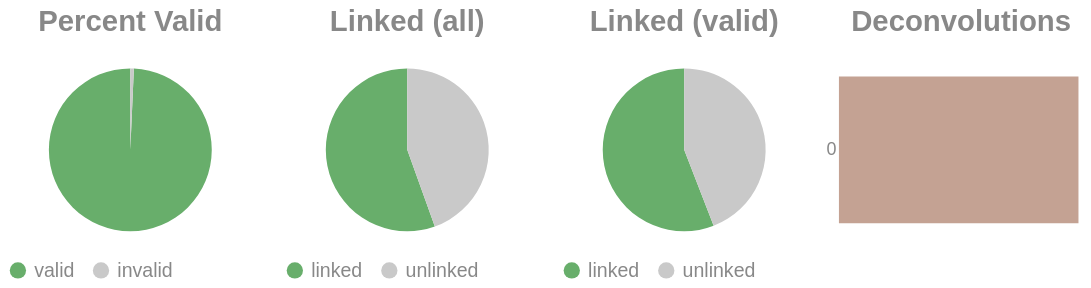

This figure's notebook cell:
### Code cell
if SKIPLR:
    pass
else:
    clash = Counter()
    for i in valids['molecule'].to_list():
        _mol = i.split("-")
        if len(_mol) == 1:
            clash.update('0')
        else:
            clash.update(_mol[-1])

    _d = {"deconvolutions": [], 'count': []}
    for k,v in clash.items():
        _d['deconvolutions'].append(k)
        _d['count'].append(v)

    tot_valid = valids['reads'].sum()
    mask = valids['reads'] >= 2
    n_linked_reads = valids.filter(mask)['reads'].sum()
    if n_linked_reads == 0:
        print_html("No linked molecules (>=2 reads) were detected; skipping linked-only distributions.")
        SKIPLR = True
    else:
        perc_valid = round(tot_valid / n_reads, 4)
        linked_perc_abs = round(n_linked_reads / n_reads, 4)
        linked_perc = round(n_linked_reads / tot_valid, 4)

    _valid = pl.DataFrame({"valids": ['valid', 'invalid'], "count": [tot_valid, n_reads - tot_valid]})
    _linked_abs = pl.DataFrame({"linked (absolute)": ['linked', 'unlinked'], "count": [n_linked_reads, n_reads - n_linked_reads]})
    _linked_rel = pl.DataFrame({"linked (valids)": ['linked', 'unlinked'], "count": [n_linked_reads, tot_valid - n_linked_reads]})

    (
        alt.hconcat(
            piechart(_valid, goodval = 'valid', title = "Percent Valid"),
            piechart(_linked_abs, goodval = "linked", title =  "Linked (all)"),
            piechart(_linked_rel, goodval = "linked", title =  "Linked (valid)"),
            convolutionbar(pl.DataFrame(_d), title = "Deconvolutions"),
            center = True,
            bounds = 'flush'
        )
        .resolve_scale(color='independent')
        .resolve_legend('independent')
        .properties(usermeta={'embedOptions': {"actions": False}})
    ).display()

### Figure 1 — Vega-Lite specification as saved in the notebook (floating-point values rounded to 4 significant figures)
{"width": "container", "height": 400, "config": {"title": {"anchor": "start", "dy": -15, "fontSize": 18, "color": "#888888", "subtitleColor": "#888888", "subtitleFontSize": 14}, "arc": {"fill": "#0072B2"}, "axis": {"domainColor": "#888888", "domainWidth": 0.5, "gridWidth": 0.2, "grid": false, "titleFontWeight": 400, "titleFontSize": 15, "labelFontSize": 11, "labelColor": "#888888", "tickColor": "#888888", "tickWidth": 0.2, "titleColor": "#888888"}, "axisBand": {"grid": false}, "axisX": {"grid": true, "tickSize": 10, "domainCap": "round"}, "axisY": {"domain": false, "grid": true, "tickSize": 0, "domainCap": "round"}, "background": "transparent", "header": {"labelFontSize": 15, "labelColor": "#888888", "titleFontSize": 15, "titleFontWeight": 600, "titleColor": "#888888"}, "legend": {"labelFont": "sans-serif", "labelFontSize": 12, "labelColor": "#888888", "symbolSize": 100, "symbolType": "circle", "titleFontSize": 12, "titlePadding": 10, "titleColor": "#888888", "title": null}, "range": {"category": ["#E69F00", "#56B4E9", "#009E73", "#F0E442", "#0072B2", "#D55E00", "#CC79A7", "#000000"], "diverging": ["#cfe8f3", "#a2d4ec", "#73bfe2", "#46abdb", "#1696d2", "#12719e"]}, "area": {"fill": "#0072B2", "fillOpacity": 0.7, "line": true, "strokeOpacity": 0.7}, "line": {"color": "#0072B2", "stroke": "#0072B2", "strokeWidth": 2}, "trail": {"color": "#0072B2", "stroke": "#0072B2", "strokeWidth": 0, "size": 1}, "point": {"filled": true, "fillOpacity": 1.0, "size": 95}, "text": {"color": "#888888", "fontSize": 11, "align": "right", "fontWeight": 400, "size": 11}, "bar": {"fill": "#0072B2", "stroke": null}, "view": {"stroke": null, "continuousWidth": 660, "continuousHeight": 400}}, "hconcat": [{"data": {"name": "data-6151544e51d87f2fd8a017b463fea44e"}, "mark": {"type": "arc"}, "encoding": {"color": {"field": "valids", "legend": {"orient": "bottom", "title": null}, "scale": {"domain": ["valid", "invalid"], "range": ["#68ae6b", "#C9C9C9"]}, "title": "Valids", "type": "nominal"}, "theta": {"field": "count", "type": "quantitative"}, "tooltip": [{"field": "valids", "title": "Valids", "type": "ordinal"}, {"field": "percent", "format": ".2%", "title": "Percent", "type": "quantitative"}, {"field": "count", "title": "Count", "type": "quantitative"}]}, "height": 100, "title": {"text": "Percent Valid", "align": "center", "anchor": "middle"}, "transform": [{"calculate": "datum.count / 9386189", "as": "percent"}], "width": 150}, {"data": {"name": "data-042aecbb918d64f36a6f282b1cb36ae4"}, "mark": {"type": "arc"}, "encoding": {"color": {"field": "linked (absolute)", "legend": {"orient": "bottom", "title": null}, "scale": {"domain": ["linked", "unlinked"], "range": ["#68ae6b", "#C9C9C9"]}, "title": "Linked (Absolute)", "type": "nominal"}, "theta": {"field": "count", "type": "quantitative"}, "tooltip": [{"field": "linked (absolute)", "title": "Linked (Absolute)", "type": "ordinal"}, {"field": "percent", "format": ".2%", "title": "Percent", "type": "quantitative"}, {"field": "count", "title": "Count", "type": "quantitative"}]}, "height": 100, "title": {"text": "Linked (all)", "align": "center", "anchor": "middle"}, "transform": [{"calculate": "datum.count / 9386189", "as": "percent"}], "width": 150}, {"data": {"name": "data-88e044cbcc7da8ce380e2ab49e8a2c6a"}, "mark": {"type": "arc"}, "encoding": {"color": {"field": "linked (valids)", "legend": {"orient": "bottom", "title": null}, "scale": {"domain": ["linked", "unlinked"], "range": ["#68ae6b", "#C9C9C9"]}, "title": "Linked (Valids)", "type": "nominal"}, "theta": {"field": "count", "type": "quantitative"}, "tooltip": [{"field": "linked (valids)", "title": "Linked (Valids)", "type": "ordinal"}, {"field": "percent", "format": ".2%", "title": "Percent", "type": "quantitative"}, {"field": "count", "title": "Count", "type": "quantitative"}]}, "height": 100, "title": {"text": "Linked (valid)", "align": "center", "anchor": "middle"}, "transform": [{"calculate": "datum.count / 9320816", "as": "percent"}], "width": 150}, {"data": {"name": "data-ca948881fd1fa07abd9878fe09ac7ee4"}, "mark": {"type": "bar"}, "encoding": {"color": {"field": "deconvolutions", "legend": null, "scale": {"scheme": "lightgreyred"}, "type": "nominal"}, "tooltip": [{"field": "deconvolutions", "title": "Deconvolutions", "type": "ordinal"}, {"field": "percent", "format": ".2%", "title": "Percent", "type": "quantitative"}, {"field": "count", "title": "Count", "type": "quantitative"}], "x": {"axis": null, "field": "count", "type": "quantitative"}, "y": {"field": "deconvolutions", "sort": "ascending", "title": null, "type": "nominal"}}, "height": 100, "title": {"text": "Deconvolutions", "align": "center", "anchor": "middle"}, "transform": [{"calculate": "datum.count / 5881700", "as": "percent"}], "width": 150}], "bounds": "flush", "center": true, "resolve": {"legend": {"angle": "independent"}, "scale": {"color": "independent"}}, "usermeta": {"embedOptions": {"actions": false}}, "$schema": "https://vega.github.io/schema/vega-lite/v6.1.0.json", "datasets": {"data-6151544e51d87f2fd8a017b463fea44e": [{"valids": "valid", "count": 9320816}, {"valids": "invalid", "count": 65373}], "data-042aecbb918d64f36a6f282b1cb36ae4": [{"linked (absolute)": "linked", "count": 5209601}, {"linked (absolute)": "unlinked", "count": 4176588}], "data-88e044cbcc7da8ce380e2ab49e8a2c6a": [{"linked (valids)": "linked", "count": 5209601}, {"linked (valids)": "unlinked", "count": 4111215}], "data-ca948881fd1fa07abd9878fe09ac7ee4": [{"deconvolutions": "0", "count": 5881700}]}}
